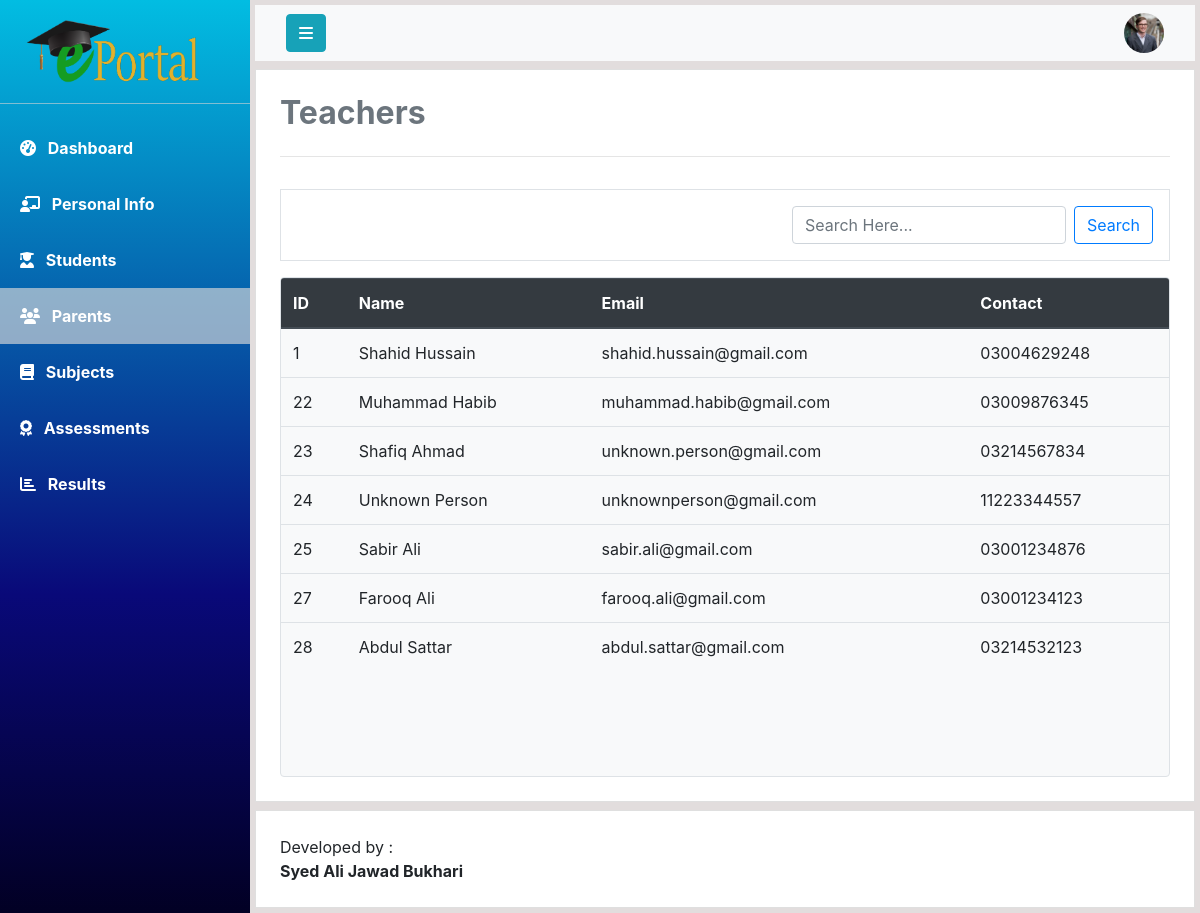
The page /php/parents_info.php (signed in) on the database its author committed.
### tables this page shows
CREATE TABLE `parents` (
  `parent_id` int(11) NOT NULL,
  `first_name` varchar(20) DEFAULT NULL,
  `last_name` varchar(20) DEFAULT NULL,
  `mobile_number` varchar(11) DEFAULT NULL,
  `cnic` varchar(13) DEFAULT NULL,
  `email` varchar(30) DEFAULT NULL,
  `address` varchar(100) DEFAULT NULL,
  `occupation` varchar(30) DEFAULT NULL,
  `designation` varchar(30) DEFAULT NULL
);

### php/parents_info.php (the view, shortened to what this page needs)
<!DOCTYPE html>
<html lang="en">
<head>
    <?php include 'links.php'; ?>
</head>
<body>
    <?php
        include 'DBManager.php';
        $teacherID = $_SESSION['currentUserId'];
    ?>
    <div class="wrapper">
        <nav id="sidebar">
            <a href="#" id="logo-container">
                <img class="mt-3 ml-4" src="../assets/logo/logo1.png" alt="Logo" width="180">
            </a>
            <hr class="my-3 sidebar-separator" style="background-color: rgba(255, 255, 255, 0.562);">
            <ul>
                <li><a class="nav-link text-white font-weight-bold px-3 py-3" href="teacher_dasboard.php">
                        <i class="fas fa-tachometer-alt ml-1 mr-2"></i>
                        Dashboard
                    </a>
                </li>
                <li><a class="nav-link text-white font-weight-bold px-3 py-3" href="teacher_info.php">
                        <i class="fas fa-chalkboard-teacher ml-1 mr-2"></i>
                        Personal Info
                    </a>
                </li>
                <li><a class="nav-link text-white font-weight-bold px-3 py-3" href="class_students.php">
                        <i class="fas fa-user-graduate ml-1 mr-2"></i>
                        Students
                    </a>
                </li>
                <li><a class="nav-link text-white font-weight-bold px-3 py-3 active">
                        <i class="fa fa-group ml-1 mr-2"></i>
                        Parents
                    </a>
                </li>
                <li><a class="nav-link text-white font-weight-bold px-3 py-3" href="#">
                        <i class="fas fa-book ml-1 mr-2"></i>
                        Subjects
                    </a>
                </li>
                <li><a class="nav-link text-white font-weight-bold px-3 py-3" href="#">
                        <i class="fas fa-award ml-1 mr-2"></i>
                        Assessments
                    </a>
                </li>
                <li><a class="nav-link text-white font-weight-bold px-3 py-3" href="#">
                        <i class="fa fa-chart-bar ml-1 mr-2"></i>
                        Results
                    </a>
                </li>
            </ul>
        </nav>
        <div id="content" class="overflow-auto">
            <nav class="navbar mb-2 navbar-light bg-light mb-2">
                <div class="container-fluid">
                    <div class="navbar-header">
                        <button type="button" id="sidebar-toggle" onclick="hideSidebar()"
                            class="btn btn-info navbar-btn mr-auto">
                            <i class="fa fa-bars" aria-hidden="true"></i>
                        </button>
                    </div>
                    <a class="text-decoration-none">
                        <img src="../assets/user-profile.jpg" id="user-profile" onclick="showDropdown()" width="40"
                            height="40" class="rounded-circle ml-auto" alt="">
                    </a>
                </div>
            </nav>
            <div class="card bg-white mb-2 p-4 rounded-0" id="content-wrapper">
                <h2 class="main-heading text-secondary"><b>Teachers</b></h2>
                <hr class="divider py-2">
                <div class="clearfix class-container p-3 border mb-3">
                    <form action="#" method="GET" class="form-inline ml-auto float-right">
                        <input class="form-control mr-sm-2" type="search" placeholder="Search Here..." aria-label="Search" onkeyup="myFunction()" id="search-keyword">
                        <button class="btn btn-outline-primary my-2 my-sm-0" onclick="validateSearch()" type="submit"
                            name="search">Search</button>
                    </form>
                </div>
                <div class="card table-container overflow-auto bg-light border">
                    <table class="table table-responsive-lg table-responsive-md table-responsive-sm table-hover" id="table">
                        <thead class="thead-dark">
                            <tr>
                                <th>ID</th>
                                <th>Name</th>
                                <th>Email</th>
                                <th>Contact</th>
                            </tr>
                        </thead>
                        <tbody>
                            <?php
                                if($_SESSION['currentUserId']==-1){
                                    $query = "SELECT * from Parents";
                                    $result = mysqli_query($connection,$query);
                                    $noOfRows = mysqli_num_rows($result);
                                }else{
                                    $query = "SELECT parent_id,first_name,last_name,email,mobile_number from parents where parent_id in (SELECT parent_id from students where class_name = (SELECT class_name from classes where incharge_id = $teacherID))";
                                    $result = mysqli_query($connection,$query);
                                    $noOfRows = mysqli_num_rows($result);
                                }
                                if($noOfRows>0){
                                    while($parent = mysqli_fetch_array($result)){  ?>
                            <tr>
                                <td><?php echo $parent['parent_id']; ?></td>
                                <td><?php echo $parent['first_name']." ".$parent['last_name']; ?></td>
                                <td><?php echo $parent['email']; ?></td>
                                <td><?php echo $parent['mobile_number']; ?></td>
                            </tr>
                            <?php
                                    }
                                }
                            ?>
                        </tbody>
                    </table>
                </div>
            </div>
            <div class="card p-4 bg-white rounded-0" id="footer">
                Developed by : <b>Syed Ali Jawad Bukhari</b>
            </div>
        </div>
    </div>
</body>
</html>

### css/style.css (style rules this page uses)
* { padding: 0; margin: 0; box-sizing: border-box; }
.wrapper { display: flex; align-items: stretch; background-color: rgb(226, 221, 221); max-height: 100vh; }
#sidebar { width: 250px; height: 100%; position: fixed; top: 0; left: 0; background-color: #30336b; background: rgb(2,0,36); background: linear-gradient(360deg, rgba(2,0,36,1) 0%, rgba(9,9,121,1) 35%, rgb(2, 189, 226)100%); transition: all 1s; }
#sidebar .active { background-color: rgba(219, 219, 219, 0.651); }
#content { width: 100%; height: 100vh; padding: 5px; margin-left: 250px; overflow-x: hidden; transition: all 1s; }
#dropdown a { text-decoration: none; }
.table-container { height: 500px; }

### rows shown on the page
parents: parent_id "1", first_name "Shahid", last_name "Hussain", email "shahid.hussain@gmail.com", mobile_number "03004629248"
parents: parent_id "22", first_name "Muhammad", last_name "Habib", email "muhammad.habib@gmail.com", mobile_number "03009876345"
parents: parent_id "23", first_name "Shafiq", last_name "Ahmad", email "unknown.person@gmail.com", mobile_number "03214567834"
parents: parent_id "24", first_name "Unknown", last_name "Person", email "unknownperson@gmail.com", mobile_number "11223344557"
parents: parent_id "25", first_name "Sabir", last_name "Ali", email "sabir.ali@gmail.com", mobile_number "03001234876"
parents: parent_id "27", first_name "Farooq", last_name "Ali", email "farooq.ali@gmail.com", mobile_number "03001234123"
parents: parent_id "28", first_name "Abdul", last_name "Sattar", email "abdul.sattar@gmail.com", mobile_number "03214532123"
